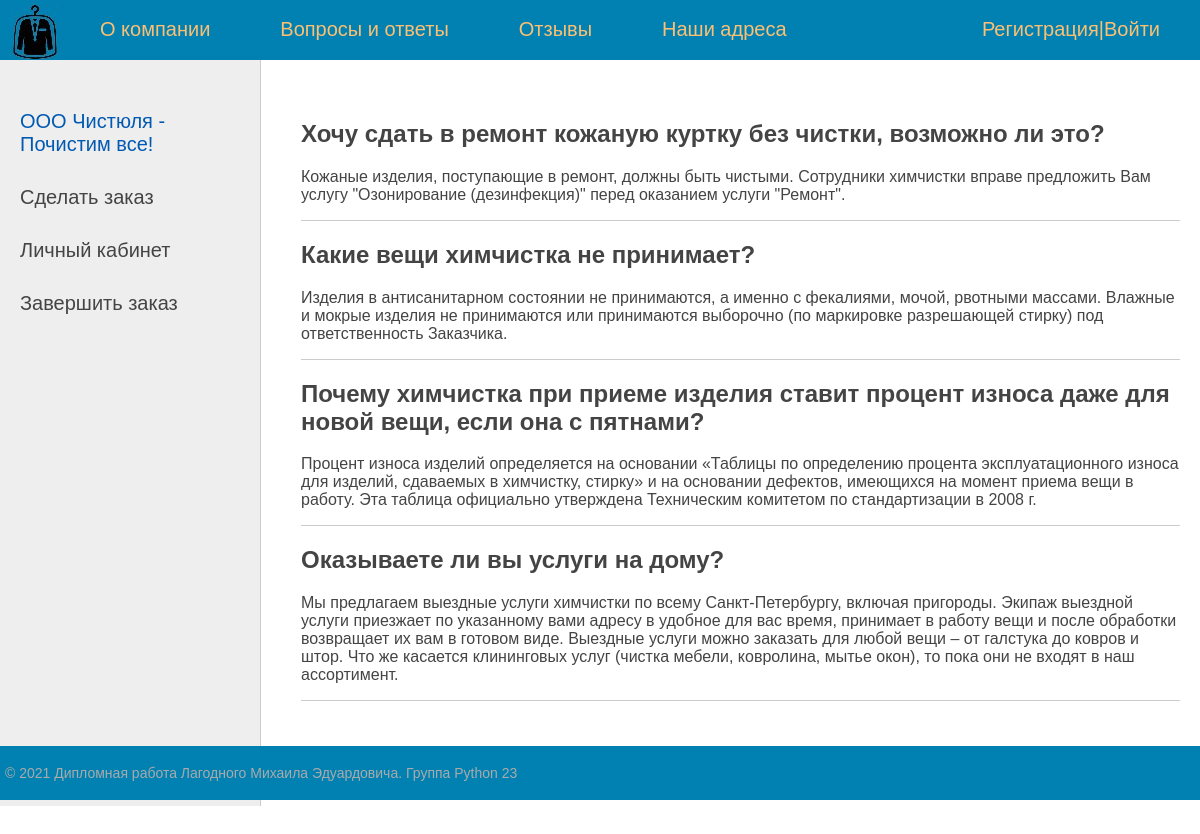
The app's page /questions_and_answers/ with its own data.
### services/models.py (models this page shows)
class Questions_And_Answers(models.Model):
    name_question = models.TextField(blank=True,verbose_name= 'Вопрос')
    аnswer_question = models.TextField(blank=True, verbose_name='Ответ')
    class Meta:
        verbose_name = "Вопросы и ответы"
        verbose_name_plural = "Вопросы и ответы"
        ordering = ['id']

### services/views.py (the view)
# urls.py: path('questions_and_answers/', Service_Questions_And_Answers.as_view(), name='questions_and_answers'),
class Service_Questions_And_Answers(ListView):
    model = Questions_And_Answers
    template_name = 'services/questions_and_answers.html'
    context_object_name = 'posts'
    def get_context_data(self, *, object_list=None, **kwargs):
        context = super().get_context_data(**kwargs)
        context['menu'] = menu
        context['title'] = 'Вопросы и ответы'
        return context

### services/templates/services/questions_and_answers.html
{% extends 'services/base.html' %}
{% block content %}
<ul class="list-articles">
	{% for p in posts %}
			<li><h2>{{p.name_question}}</h2>
	{% autoescape on %}
	{{p.аnswer_question|linebreaks}}
	{% endautoescape %}
			</li>
	{% endfor %}
</ul>
{% endblock %}

### services/static/services/css/styles.css (style rules this page uses)
html, body { font-family: 'Arial'; margin: 0; padding: 0; height: 100%; width: 100%; color: #444; }
ul.list-articles { list-style: none; margin: 0; padding: 0; }
ul.list-articles li { border-bottom: 1px solid #ccc; }

### records on screen
Questions_And_Answers: name_question "Хочу сдать в ремонт кожаную куртку без чистки, возможно ли это?", аnswer_question "Кожаные изделия, поступающие в ремонт, должны быть чистыми. Сотрудники химчистки вправе предложить Вам услугу \"Озонирование (дезинфекция)\" перед оказанием услуги \"Ремонт\"."
Questions_And_Answers: name_question "Какие вещи химчистка не принимает?", аnswer_question "Изделия в антисанитарном состоянии не принимаются, а именно с фекалиями, мочой, рвотными массами. Влажные и мокрые изделия не принимаются или принимаются выборочно (по маркировке разрешающей стирку) под ответственность Заказчика."
Questions_And_Answers: name_question "Почему химчистка при приеме изделия ставит процент износа даже для новой вещи, если она с пятнами?", аnswer_question "Процент износа изделий определяется на основании «Таблицы по определению процента эксплуатационного износа для изделий, сдаваемых в химчистку, стирку» и на основании дефектов, имеющихся на момент приема вещи в работу. Эта таблица официально утверждена Техническим комитетом по стандартизации в 2008 г."
Questions_And_Answers: name_question "Оказываете ли вы услуги на дому?", аnswer_question "Мы предлагаем выездные услуги химчистки по всему Санкт-Петербургу, включая пригороды. Экипаж выездной услуги приезжает по указанному вами адресу в удобное для вас время, принимает в работу вещи и после обработки возвращает их вам в готовом виде. Выездные услуги можно заказать для любой вещи – от галстука до ковров и штор. Что же касается клининговых услуг (чистка мебели, ковролина, мытье окон), то пока они не входят в наш ассортимент."

### other values on screen
{{ m.title }} "О компании" "Вопросы и ответы" "Отзывы" "Наши адреса"
